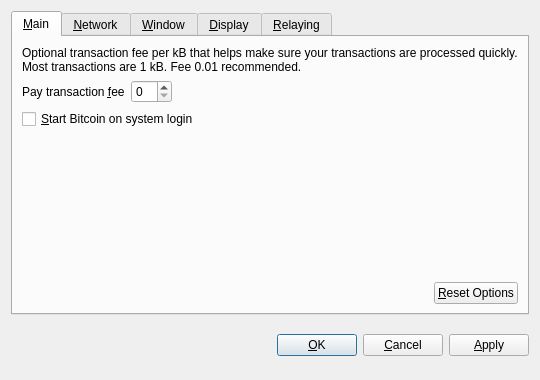
<?xml version="1.0" encoding="UTF-8"?>
<ui version="4.0">
 <class>OptionsDialog</class>
 <widget class="QDialog" name="OptionsDialog">
  <property name="geometry">
   <rect>
    <x>0</x>
    <y>0</y>
    <width>540</width>
    <height>380</height>
   </rect>
  </property>
  <property name="windowTitle">
   <string>Options</string>
  </property>
  <property name="modal">
   <bool>true</bool>
  </property>
  <layout class="QVBoxLayout" name="verticalLayout">
   <item>
    <widget class="QTabWidget" name="tabWidget">
     <property name="tabPosition">
      <enum>QTabWidget::North</enum>
     </property>
     <property name="currentIndex">
      <number>0</number>
     </property>
     <widget class="QWidget" name="tabMain">
      <attribute name="title">
       <string>&amp;Main</string>
      </attribute>
      <layout class="QVBoxLayout" name="verticalLayout_Main">
       <item>
        <widget class="QLabel" name="transactionFeeInfoLabel">
         <property name="text">
          <string>Optional transaction fee per kB that helps make sure your transactions are processed quickly. Most transactions are 1 kB. Fee 0.01 recommended.</string>
         </property>
         <property name="textFormat">
          <enum>Qt::PlainText</enum>
         </property>
         <property name="wordWrap">
          <bool>true</bool>
         </property>
        </widget>
       </item>
       <item>
        <layout class="QHBoxLayout" name="horizontalLayout_1_Main">
         <item>
          <widget class="QLabel" name="transactionFeeLabel">
           <property name="text">
            <string>Pay transaction &amp;fee</string>
           </property>
           <property name="textFormat">
            <enum>Qt::PlainText</enum>
           </property>
           <property name="buddy">
            <cstring>transactionFee</cstring>
           </property>
          </widget>
         </item>
         <item>
          <widget class="BitcoinAmountField" name="transactionFee"/>
         </item>
         <item>
          <spacer name="horizontalSpacer_1_Main">
           <property name="orientation">
            <enum>Qt::Horizontal</enum>
           </property>
           <property name="sizeHint" stdset="0">
            <size>
             <width>40</width>
             <height>20</height>
            </size>
           </property>
          </spacer>
         </item>
        </layout>
       </item>
       <item>
        <widget class="QCheckBox" name="bitcoinAtStartup">
         <property name="toolTip">
          <string>Automatically start Bitcoin after logging in to the system.</string>
         </property>
         <property name="text">
          <string>&amp;Start Bitcoin on system login</string>
         </property>
        </widget>
       </item>
       <item>
        <spacer name="verticalSpacer_Main">
         <property name="orientation">
          <enum>Qt::Vertical</enum>
         </property>
         <property name="sizeHint" stdset="0">
          <size>
           <width>20</width>
           <height>40</height>
          </size>
         </property>
        </spacer>
       </item>
       <item>
        <layout class="QHBoxLayout" name="horizontalLayout_2_Main">
         <item>
          <spacer name="horizontalSpacer_2_Main">
           <property name="orientation">
            <enum>Qt::Horizontal</enum>
           </property>
           <property name="sizeHint" stdset="0">
            <size>
             <width>40</width>
             <height>20</height>
            </size>
           </property>
          </spacer>
         </item>
         <item>
          <widget class="QPushButton" name="resetButton">
           <property name="toolTip">
            <string>Reset all client options to default.</string>
           </property>
           <property name="text">
            <string>&amp;Reset Options</string>
           </property>
           <property name="autoDefault">
            <bool>false</bool>
           </property>
          </widget>
         </item>
        </layout>
       </item>
      </layout>
     </widget>
     <widget class="QWidget" name="tabNetwork">
      <attribute name="title">
       <string>&amp;Network</string>
      </attribute>
      <layout class="QVBoxLayout" name="verticalLayout_Network">
       <item>
        <widget class="QCheckBox" name="mapPortUpnp">
         <property name="toolTip">
          <string>Automatically open the Bitcoin client port on the router. This only works when your router supports UPnP and it is enabled.</string>
         </property>
         <property name="text">
          <string>Map port using &amp;UPnP</string>
         </property>
        </widget>
       </item>
       <item>
        <widget class="QCheckBox" name="connectSocks">
         <property name="toolTip">
          <string>Connect to the Bitcoin network through a SOCKS proxy (e.g. when connecting through Tor).</string>
         </property>
         <property name="text">
          <string>&amp;Connect through SOCKS proxy:</string>
         </property>
        </widget>
       </item>
       <item>
        <layout class="QHBoxLayout" name="horizontalLayout_Network">
         <item>
          <widget class="QLabel" name="proxyIpLabel">
           <property name="text">
            <string>Proxy &amp;IP:</string>
           </property>
           <property name="textFormat">
            <enum>Qt::PlainText</enum>
           </property>
           <property name="buddy">
            <cstring>proxyIp</cstring>
           </property>
          </widget>
         </item>
         <item>
          <widget class="QValidatedLineEdit" name="proxyIp">
           <property name="maximumSize">
            <size>
             <width>140</width>
             <height>16777215</height>
            </size>
           </property>
           <property name="toolTip">
            <string>IP address of the proxy (e.g. 127.0.0.1)</string>
           </property>
          </widget>
         </item>
         <item>
          <widget class="QLabel" name="proxyPortLabel">
           <property name="text">
            <string>&amp;Port:</string>
           </property>
           <property name="textFormat">
            <enum>Qt::PlainText</enum>
           </property>
           <property name="buddy">
            <cstring>proxyPort</cstring>
           </property>
          </widget>
         </item>
         <item>
          <widget class="QLineEdit" name="proxyPort">
           <property name="maximumSize">
            <size>
             <width>55</width>
             <height>16777215</height>
            </size>
           </property>
           <property name="toolTip">
            <string>Port of the proxy (e.g. 9050)</string>
           </property>
          </widget>
         </item>
         <item>
          <widget class="QLabel" name="socksVersionLabel">
           <property name="text">
            <string>SOCKS &amp;Version:</string>
           </property>
           <property name="textFormat">
            <enum>Qt::PlainText</enum>
           </property>
           <property name="buddy">
            <cstring>socksVersion</cstring>
           </property>
          </widget>
         </item>
         <item>
          <widget class="QValueComboBox" name="socksVersion">
           <property name="toolTip">
            <string>SOCKS version of the proxy (e.g. 5)</string>
           </property>
          </widget>
         </item>
         <item>
          <spacer name="horizontalSpacer_Network">
           <property name="orientation">
            <enum>Qt::Horizontal</enum>
           </property>
           <property name="sizeHint" stdset="0">
            <size>
             <width>40</width>
             <height>20</height>
            </size>
           </property>
          </spacer>
         </item>
        </layout>
       </item>
       <item>
        <spacer name="verticalSpacer_Network">
         <property name="orientation">
          <enum>Qt::Vertical</enum>
         </property>
         <property name="sizeHint" stdset="0">
          <size>
           <width>20</width>
           <height>40</height>
          </size>
         </property>
        </spacer>
       </item>
      </layout>
     </widget>
     <widget class="QWidget" name="tabWindow">
      <attribute name="title">
       <string>&amp;Window</string>
      </attribute>
      <layout class="QVBoxLayout" name="verticalLayout_Window">
       <item>
        <widget class="QCheckBox" name="minimizeToTray">
         <property name="toolTip">
          <string>Show only a tray icon after minimizing the window.</string>
         </property>
         <property name="text">
          <string>&amp;Minimize to the tray instead of the taskbar</string>
         </property>
        </widget>
       </item>
       <item>
        <widget class="QCheckBox" name="minimizeOnClose">
         <property name="toolTip">
          <string>Minimize instead of exit the application when the window is closed. When this option is enabled, the application will be closed only after selecting Quit in the menu.</string>
         </property>
         <property name="text">
          <string>M&amp;inimize on close</string>
         </property>
        </widget>
       </item>
       <item>
        <spacer name="verticalSpacer_Window">
         <property name="orientation">
          <enum>Qt::Vertical</enum>
         </property>
         <property name="sizeHint" stdset="0">
          <size>
           <width>20</width>
           <height>40</height>
          </size>
         </property>
        </spacer>
       </item>
      </layout>
     </widget>
     <widget class="QWidget" name="tabDisplay">
      <attribute name="title">
       <string>&amp;Display</string>
      </attribute>
      <layout class="QVBoxLayout" name="verticalLayout_Display">
       <item>
        <layout class="QHBoxLayout" name="horizontalLayout_1_Display">
         <item>
          <widget class="QLabel" name="langLabel">
           <property name="text">
            <string>User Interface &amp;language:</string>
           </property>
           <property name="textFormat">
            <enum>Qt::PlainText</enum>
           </property>
           <property name="buddy">
            <cstring>lang</cstring>
           </property>
          </widget>
         </item>
         <item>
          <widget class="QValueComboBox" name="lang">
           <property name="toolTip">
            <string>The user interface language can be set here. This setting will take effect after restarting Bitcoin.</string>
           </property>
          </widget>
         </item>
        </layout>
       </item>
       <item>
        <layout class="QHBoxLayout" name="horizontalLayout_2_Display">
         <item>
          <widget class="QLabel" name="unitLabel">
           <property name="text">
            <string>&amp;Unit to show amounts in:</string>
           </property>
           <property name="textFormat">
            <enum>Qt::PlainText</enum>
           </property>
           <property name="buddy">
            <cstring>unit</cstring>
           </property>
          </widget>
         </item>
         <item>
          <widget class="QValueComboBox" name="unit">
           <property name="toolTip">
            <string>Choose the default subdivision unit to show in the interface and when sending coins.</string>
           </property>
          </widget>
         </item>
        </layout>
       </item>
       <item>
        <widget class="QCheckBox" name="displayAddresses">
         <property name="toolTip">
          <string>Whether to show Bitcoin addresses in the transaction list or not.</string>
         </property>
         <property name="text">
          <string>&amp;Display addresses in transaction list</string>
         </property>
        </widget>
       </item>
       <item>
        <spacer name="verticalSpacer_Display">
         <property name="orientation">
          <enum>Qt::Vertical</enum>
         </property>
         <property name="sizeHint" stdset="0">
          <size>
           <width>20</width>
           <height>40</height>
          </size>
         </property>
        </spacer>
       </item>
      </layout>
     </widget>
     <widget class="QWidget" name="tabRelaying">
      <attribute name="title">
       <string>&amp;Relaying</string>
      </attribute>
      <layout class="QVBoxLayout" name="verticalLayout_Relaying">
       <item>
        <widget class="QLabel" name="relayingInfoLabel">
         <property name="text">
          <string>Limits to the transaction that this node will relay. Transactions with outputs less than the limit will be ignored.</string>
         </property>
         <property name="textFormat">
          <enum>Qt::PlainText</enum>
         </property>
         <property name="wordWrap">
          <bool>true</bool>
         </property>
        </widget>
       </item>
       <item>
        <layout class="QFormLayout" name="formLayout_1_Relaying">
         <item row="0" column="0">
          <widget class="QLabel" name="relayMinOutputLabel">
           <property name="text">
            <string>Minimum &amp;output amount</string>
           </property>
           <property name="textFormat">
            <enum>Qt::PlainText</enum>
           </property>
           <property name="buddy">
            <cstring>relayMinOutput</cstring>
           </property>
          </widget>
         </item>
         <item row="0" column="1">
          <widget class="BitcoinAmountField" name="relayMinOutput"/>
         </item>
        </layout>
       </item>
      </layout>
     </widget>
    </widget>
   </item>
   <item>
    <layout class="QHBoxLayout" name="horizontalLayout_Buttons">
     <item>
      <spacer name="horizontalSpacer_1">
       <property name="orientation">
        <enum>Qt::Horizontal</enum>
       </property>
       <property name="sizeHint" stdset="0">
        <size>
         <width>40</width>
         <height>48</height>
        </size>
       </property>
      </spacer>
     </item>
     <item>
      <widget class="QLabel" name="statusLabel">
       <property name="font">
        <font>
         <weight>75</weight>
         <bold>true</bold>
        </font>
       </property>
       <property name="text">
        <string/>
       </property>
       <property name="textFormat">
        <enum>Qt::PlainText</enum>
       </property>
       <property name="wordWrap">
        <bool>true</bool>
       </property>
      </widget>
     </item>
     <item>
      <spacer name="horizontalSpacer_2">
       <property name="orientation">
        <enum>Qt::Horizontal</enum>
       </property>
       <property name="sizeHint" stdset="0">
        <size>
         <width>40</width>
         <height>48</height>
        </size>
       </property>
      </spacer>
     </item>
     <item>
      <widget class="QPushButton" name="okButton">
       <property name="text">
        <string>&amp;OK</string>
       </property>
      </widget>
     </item>
     <item>
      <widget class="QPushButton" name="cancelButton">
       <property name="text">
        <string>&amp;Cancel</string>
       </property>
       <property name="autoDefault">
        <bool>false</bool>
       </property>
      </widget>
     </item>
     <item>
      <widget class="QPushButton" name="applyButton">
       <property name="text">
        <string>&amp;Apply</string>
       </property>
       <property name="autoDefault">
        <bool>false</bool>
       </property>
      </widget>
     </item>
    </layout>
   </item>
  </layout>
 </widget>
 <customwidgets>
  <customwidget>
   <class>BitcoinAmountField</class>
   <extends>QSpinBox</extends>
   <header>bitcoinamountfield.h</header>
  </customwidget>
  <customwidget>
   <class>QValueComboBox</class>
   <extends>QComboBox</extends>
   <header>qvaluecombobox.h</header>
  </customwidget>
  <customwidget>
   <class>QValidatedLineEdit</class>
   <extends>QLineEdit</extends>
   <header>qvalidatedlineedit.h</header>
  </customwidget>
 </customwidgets>
 <resources/>
 <connections/>
</ui>
